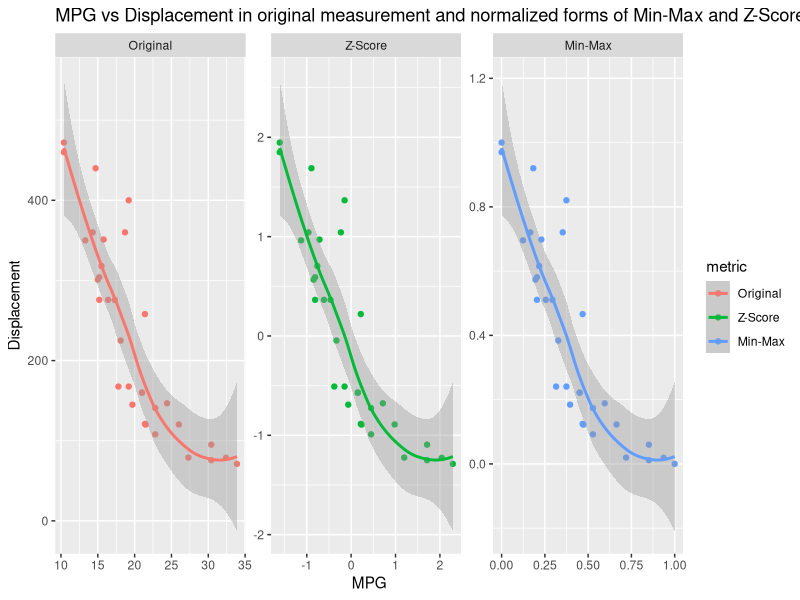

R code for this plot:
library(ggplot2)
library(tidyverse)

# Min-Max Normalization function
min_max_normalize <- function(x) {
  return((x - min(x)) / (max(x) - min(x)))
}

# Z-Score Normalization function
z_score_normalize <- function(x) {
  return((x - mean(x)) / sd(x))
}

features <- mtcars |>
  select(mpg_original = mpg, disp_original = disp) |>
  mutate(
    mpg_zscore = z_score_normalize(mpg_original),
    disp_zscore = z_score_normalize(disp_original),
    mpg_minmax = min_max_normalize(mpg_original),
    disp_minmax = min_max_normalize(disp_original),
  ) |>
  # select(mpg_zscore, disp_zscore, mpg_minmax, disp_minmax) |>
  pivot_longer(
    cols = where(is.numeric),
    names_to = c(".value", "metric"),
    names_sep = "_",
  ) |>
  mutate(
    metric = factor(
      metric,
      levels=c("original", "zscore", "minmax"),
      labels=c("Original", "Z-Score", "Min-Max"),
    )
  )


# Create the ggplot
ggplot(features, aes(x = mpg, y = disp, color = metric)) +
  geom_point() +
  geom_smooth() +
  facet_wrap(~ metric, scales = "free") +
  labs(title = "MPG vs Displacement in original measurement and normalized forms of Min-Max and Z-Score",
       x = "MPG",
       y = "Displacement",
       color = "metric")
